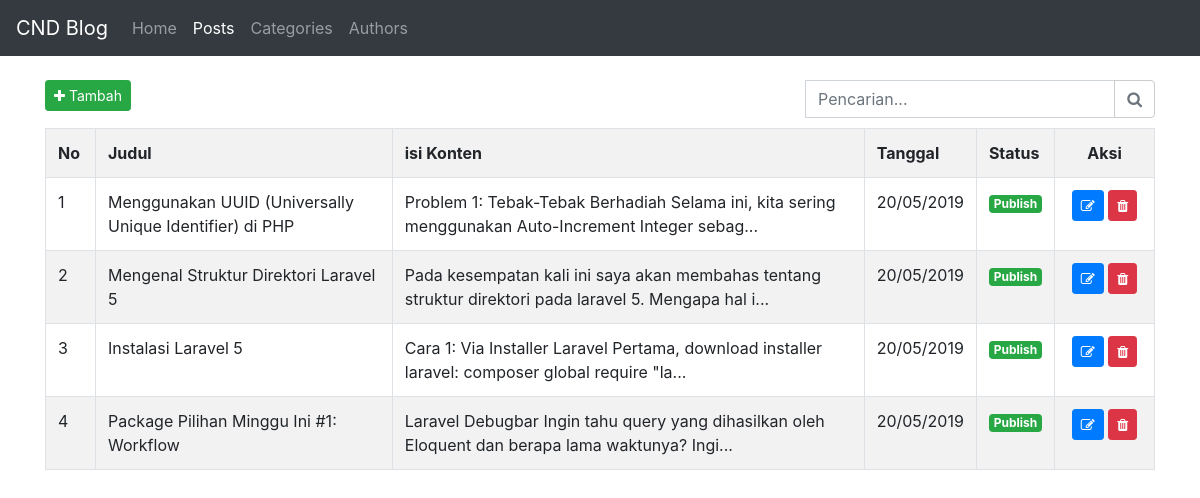
The app's page /index.php?page=posts/index with its own data.
### tables this page shows
CREATE TABLE IF NOT EXISTS `posts` (
  `id` int(11) NOT NULL AUTO_INCREMENT,
  `category_id` int(11) NOT NULL,
  `author_id` int(11) NOT NULL,
  `title` varchar(120) NOT NULL,
  `content` text NOT NULL,
  `is_draft` tinyint(1) NOT NULL DEFAULT '0',
  `created_at` timestamp NOT NULL DEFAULT CURRENT_TIMESTAMP,
  `updated_at` timestamp NULL DEFAULT NULL ON UPDATE CURRENT_TIMESTAMP,
  PRIMARY KEY (`id`)
);

### views/posts/index.php (the view, shortened to what this page needs)
<?php
	require_once('connection.php');
	$query = "SELECT * FROM posts";
	$url_post = "index.php?page=posts/";
?>
<div class="row">
	<div class="col-md-12">
		<div class="row">
			<div class="col-md-8">
				<a href="<?= $url_post . 'create' ?>" class="btn btn-success btn-sm">
					<span class="fa fa-plus"></span> Tambah
				</a>
			</div>
			<div class="col-md-4">
				<form action="">
					<div class="input-group">
						<input type="text" name="search" class="form-control" value="<?= $_GET['search'] ?? '' ?>" placeholder="Pencarian...">
						<div class="input-group-append">
							<button class="btn btn-outline-secondary" type="submit" id="button-addon2" style="border-color: #ccc;">
								<i class="fa fa-search"></i>
							</button>
						</div>
					</div>
				</form>
			</div>
		</div>
		<table class="table table-striped table-bordered" style="margin-top: 10px">
			<tr>
				<th width="50px">No</th>
				<th>Judul</th>
				<th>isi Konten</th>
				<th>Tanggal</th>
				<th>Status</th>
				<th style="text-align: center; width: 100px;">Aksi</th>
			</tr>
			<?php
			$data = mysqli_query($connection, $query);
			if ($data->num_rows > 0) {
				$no = 1;
				while ( $obj = mysqli_fetch_object($data) ) {
			?>
					<tr>
						<td><?= $no ?></td>
						<td><?= $obj->title ?></td>
						<td><?= substr($obj->content, 0, 100) . '...'; ?></td>
						<td><?= date('d/m/Y', strtotime($obj->created_at)) ?></td>
						<td>
							<span class="badge badge-<?= $obj->is_draft == '0' ? 'success' : 'warning' ?>">
								<?= $obj->is_draft == '0' ? 'Publish' : 'Draft' ?>
							</span>
						</td>
						<td style="text-align: center;">
							<a href="<?= $url_post . 'edit&id='.$obj->id ?>" class="btn btn-primary btn-sm">
								<span class="fa fa-edit"></span>
							</a>
							<a onclick="return confirm('Apakah yakin data akan di hapus?')" href="<?= $url_post . 'delete&id='.$obj->id ?>" class="btn btn-danger btn-sm">
								<span class="fa fa-trash"></span>
							</a>
						</td>
					</tr>
			<?php
					$no++;
				}
			} else {
				echo '<tr><td colspan="6">Tidak ada yang sesuai untuk ditampilkan.</td></tr>';
			}
			?>
		</table>
	</div>
</div>

### index.php (shortened to what this page needs)
<!DOCTYPE html>
<html lang="en">
  <head>
    <link rel="stylesheet" href="https://maxcdn.bootstrapcdn.com/bootstrap/4.0.0/css/bootstrap.min.css">
    <link href="https://stackpath.bootstrapcdn.com/font-awesome/4.7.0/css/font-awesome.min.css" rel="stylesheet">
   </head>
  <body>
    <?php include('navbar.php'); ?>
    <main role="main" class="container">
      <?php
        if (!empty($_GET['page'])) {
          include('views/'.$_GET['page'].'.php');
        } else {
          echo '<div class="jumbotron">
            <h1>Selamat datang di Aplikasi</h1>
            <p class="lead">Mari Belajar PHP</p>
          </div>';
        }
      ?>
    </main>
  </body>
</html>

### navbar.php (shortened to what this page needs)
<nav class="navbar navbar-expand-md navbar-dark bg-dark mb-4">
    <a class="navbar-brand" href="#">CND Blog</a>
    <div class="collapse navbar-collapse" id="navbarCollapse">
        <ul class="navbar-nav mr-auto">
            <li class="nav-item <?= empty($_GET['page']) ? 'active' : ''; ?>">
                <a class="nav-link" href="index.php">Home</a>
            </li>
            <li class="nav-item <?= strpos($_GET['page'], 'posts') !== false ? 'active' : ''; ?>">
                <a class="nav-link" href="index.php?page=posts/index">Posts</a>
            </li>
            <li class="nav-item <?= strpos($_GET['page'], 'categories') !== false ? 'active' : ''; ?>">
                <a class="nav-link" href="index.php?page=categories/index">Categories</a>
            </li>
            <li class="nav-item <?= strpos($_GET['page'], 'authors') !== false ? 'active' : ''; ?>">
                <a class="nav-link" href="index.php?page=authors/index">Authors</a>
            </li>
        </ul>
    </div>
</nav>

### records on screen
posts: title "Menggunakan UUID (Universally Unique Identifier) di PHP", content "Problem 1: Tebak-Tebak Berhadiah Selama ini, kita sering menggunakan Auto-Increment Integer sebag", created_at "20/05/2019", is_draft "Publish"
posts: title "Mengenal Struktur Direktori Laravel 5", content "Pada kesempatan kali ini saya akan membahas tentang struktur direktori pada laravel 5. Mengapa hal i", created_at "20/05/2019", is_draft "Publish"
posts: title "Instalasi Laravel 5", content "Cara 1: Via Installer Laravel Pertama, download installer laravel: composer global require \"la", created_at "20/05/2019", is_draft "Publish"
posts: title "Package Pilihan Minggu Ini #1: Workflow", content "Laravel Debugbar Ingin tahu query yang dihasilkan oleh Eloquent dan berapa lama waktunya? Ingi", created_at "20/05/2019", is_draft "Publish"
